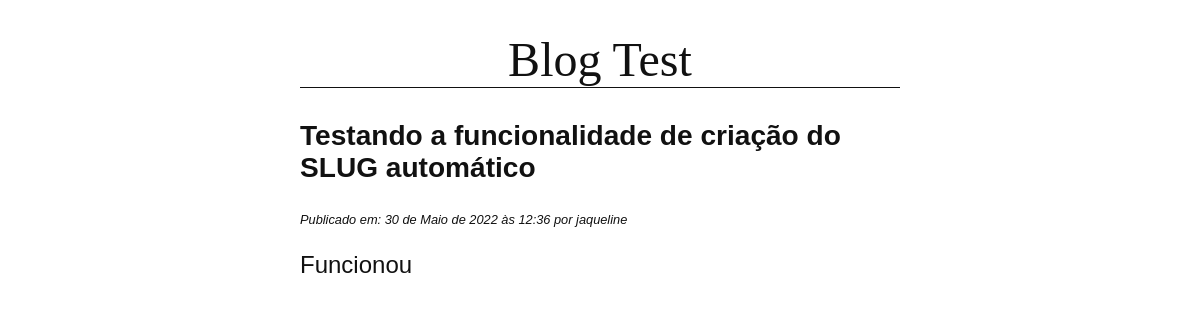
Page /blog/testando-a-funcionalidade-de-criacao-do-slug-automatico on the committed database.
### blog/models.py (models this page shows, shortened)
class Post(models.Model):
    title = models.CharField(max_length=255)
    slug = models.SlugField(max_length=255, unique=True)
    author = models.ForeignKey(User, on_delete=models.CASCADE)
    body = models.TextField()
    created = models.DateTimeField(auto_now_add=True)
    updated = models.DateTimeField(auto_now=True)
    class Meta:
        ordering = "-created",

### blog/views.py (the view)
# urls.py: path("<slug:slug>",views.PostDetailView.as_view(),name="detail"),
class PostDetailView(DetailView):
    model = Post

### blog/templates/blog/post_detail.html (shortened to what this page needs)
{% extends "blog/base.html" %}
{% block content %}
        <h3>{{ post.title }}</h3>
        <p class="date">
            Publicado em: {{ post.created }}  por {{ post.author }}
        </p>
        {{ post.body|linebreaks }}
{% endblock %}

### blog/static/css/blog.css (style rules this page uses)
body { margin: 0 25%; font-family: sans-serif; font-size: 1.5rem; color: #111111; }
p.date { font-size: 0.8rem; font-style: italic; margin-top: 1px; }

### rows in the picture
Post: title "Testando a funcionalidade de criação do SLUG automático", created "30 de Maio de 2022 às 12:36", author "jaqueline", body "Funcionou"
